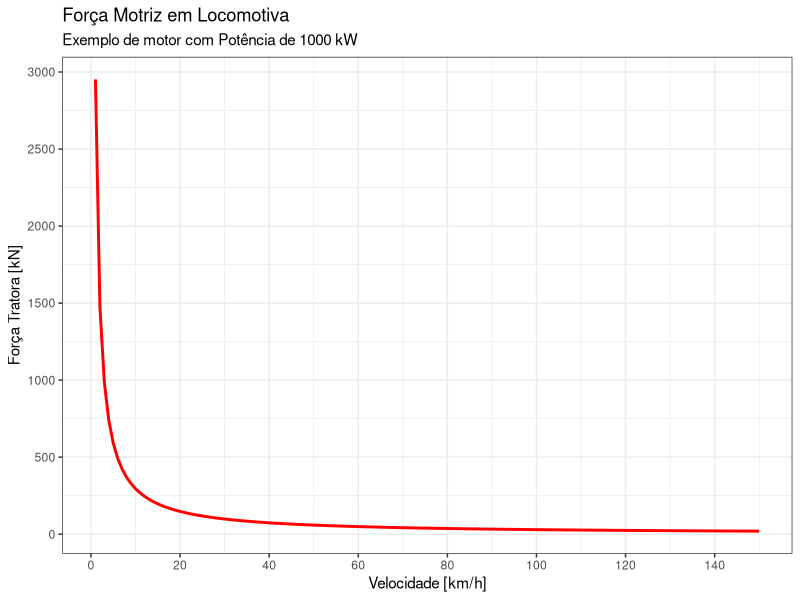
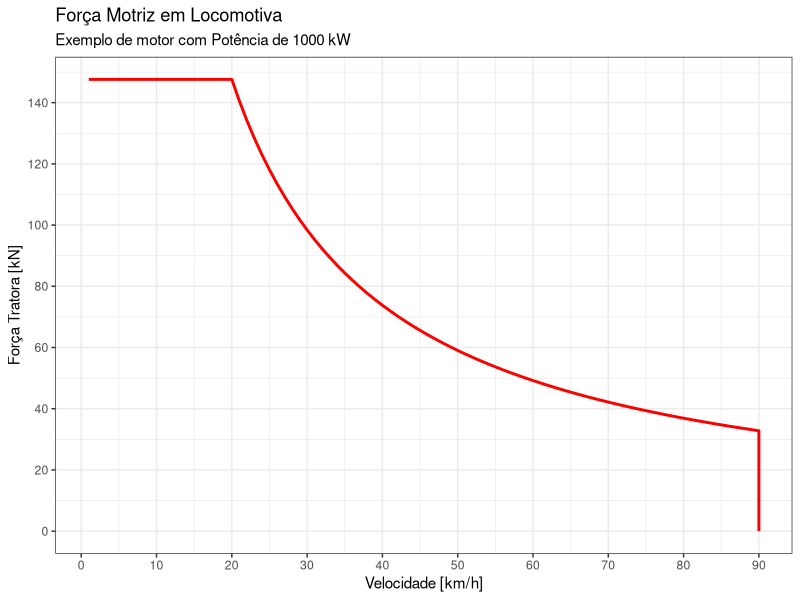

The R source for these figures, in order:
## ---- chunk 1
library(ggplot2)
library(dplyr)
## ---- chunk 2
# Potência em kW
P = 1000
# Eficiência
n = 0.82
# Velocidades em km/h
v = 1:150

Ft = n * 3.6 * ( P / v )

df <- data.frame(v = v, 
                 Ft = Ft)

df |> ggplot(aes(x=v, y=Ft)) +
  geom_line(color='red', linewidth=1) +
  scale_x_continuous(breaks=seq(0,140,20)) +
  scale_y_continuous(breaks=seq(0,3000,500)) +
  xlab("Velocidade [km/h]") +
  ylab("Força Tratora [kN]") +
  labs(title = "Força Motriz em Locomotiva",
       subtitle = paste("Exemplo de motor com Potência de",P,"kW")) +
  theme_bw()

# plot(v, Ft, type='l', col='red', lwd=2, 
#      xlab='Velocidade [km/h]',
#      ylab='Força Tratora [kN]')

## ---- chunk 3
# Potência em kW
P = 1000
# Eficiência
n = 0.82
# Limite da voltagem/rotação do motor
vmax = 90 #km/h
# Velocidades em km/h
v = 1:vmax
# Limite da corrente elétrica - VMOC
VMOC = 20 #km/h
Ftce = n * 3.6 * (P / VMOC) #kN

## EQUAÇAO
Ft = n * 3.6 * ( P / v )
# LIMITE
Ft[Ft > Ftce] = Ftce

# Acrescentar o último ponto para fechar o limite.
v <- c(v, vmax)
Ft <- c(Ft, 0)

df <- data.frame(v = v,
                 Ft = Ft)

## Plotar
df |> ggplot(aes(x=v, y=Ft)) +
  geom_line(color='red', linewidth=1) +
  scale_x_continuous(breaks=seq(0,vmax,10)) +
  scale_y_continuous(breaks=seq(0,round(Ftce/5,0)*5,20)) +
  xlab("Velocidade [km/h]") +
  ylab("Força Tratora [kN]") +
  labs(title = "Força Motriz em Locomotiva",
       subtitle = paste("Exemplo de motor com Potência de",P,"kW")) +
  theme_bw()
